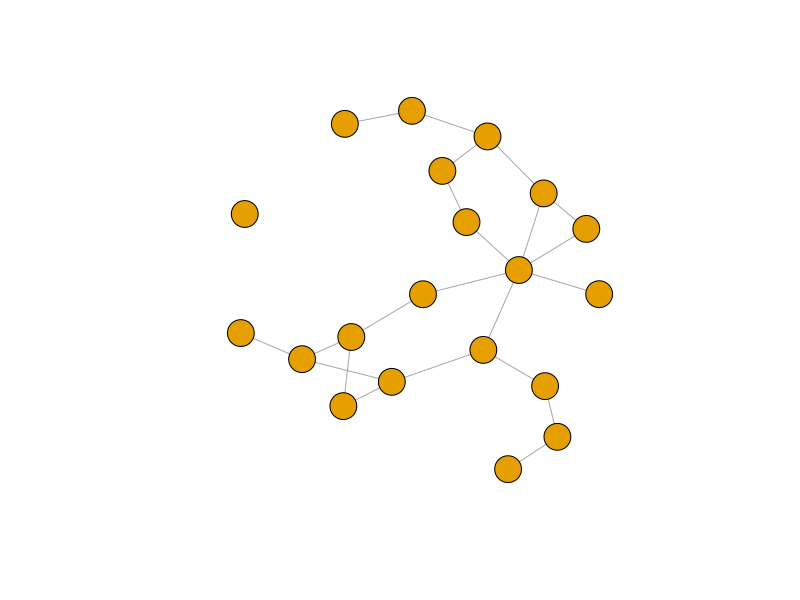
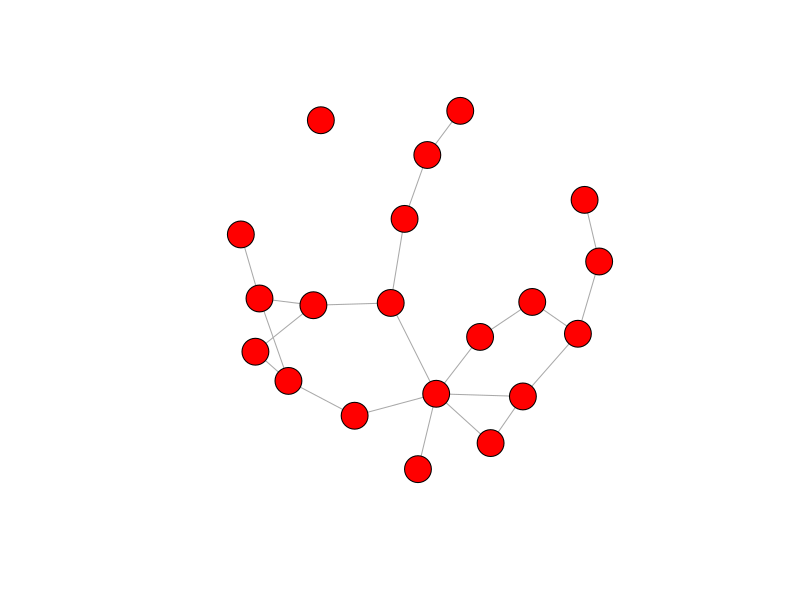

Generate these figures, in order, with R:
# Test R and GitHub

library(igraph)
a <- random.graph.game(20, 0.1)
plot(a, layout=layout.fruchterman.reingold, vertex.label=NA)
plot(a, layout=layout.fruchterman.reingold, vertex.label=NA, vertex.color="red")

# Let's add some more comments...
